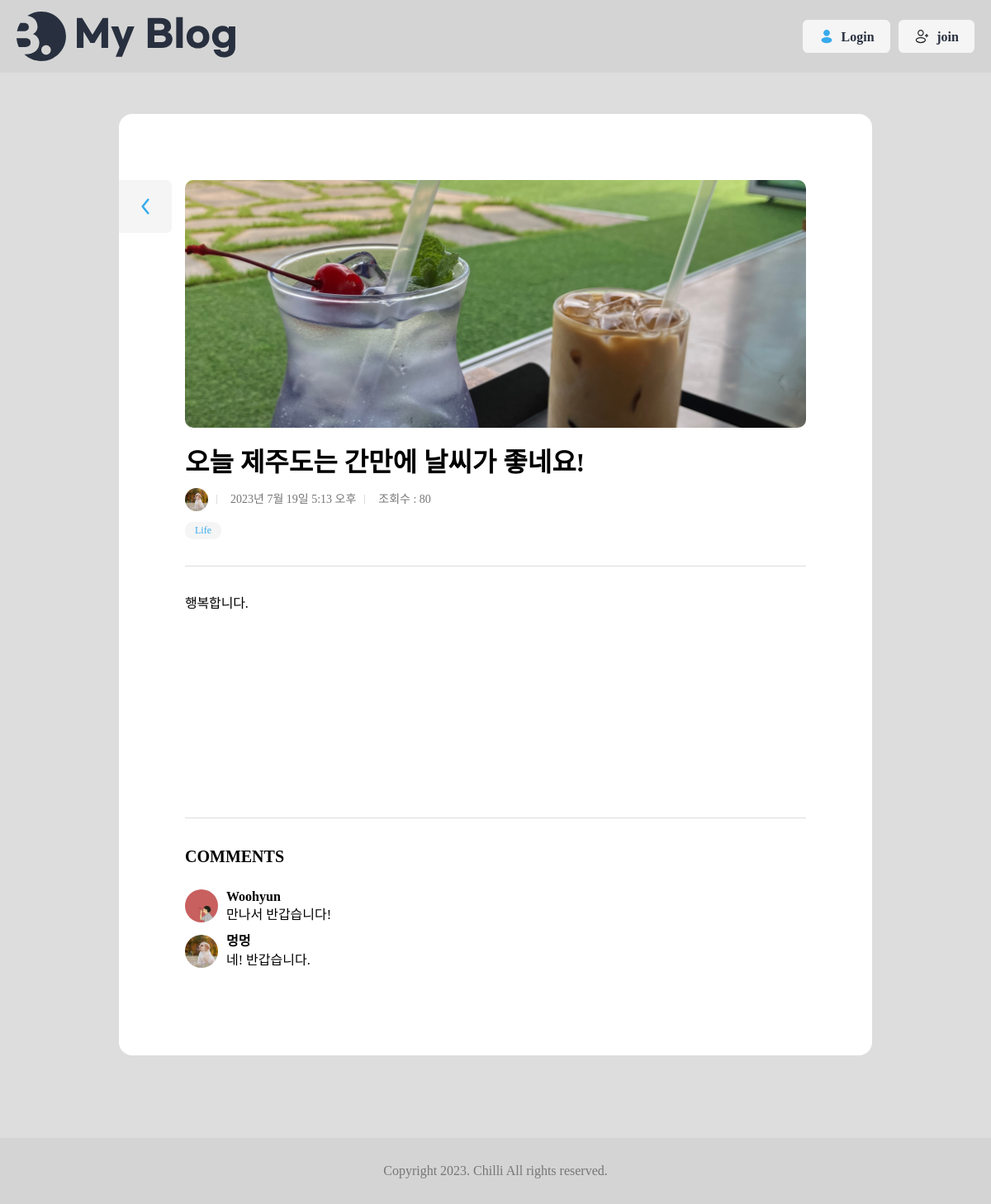
/blog/18/, run on the app's committed database.
### blog/models.py (models this page shows, shortened)
class Post(models.Model):
    title = models.CharField(max_length=30)
    content = models.TextField()
    writer = models.ForeignKey(User, on_delete=models.CASCADE)
    status = models.CharField(default='active', max_length=20)
    category = models.CharField(max_length=30)
    thumbnail = models.ImageField(upload_to='blog/media',null=True,blank=True)
    views = models.IntegerField(default=0)
    created_at = models.DateTimeField(auto_now_add=True)
    updated_at = models.DateTimeField(auto_now=True)

class Comment(models.Model):
    post = models.ForeignKey(Post, on_delete=models.CASCADE)
    content = models.CharField(max_length=30)
    writer = models.ForeignKey(User, on_delete=models.CASCADE)
    status = models.CharField(default='active', max_length=20)
    created_at = models.DateTimeField(auto_now_add=True)

### user/models.py (models this page shows)
class Profile(models.Model):
    user = models.OneToOneField('User', on_delete=models.CASCADE)
    name = models.CharField(default='닉네임', max_length=50, null=True, blank=True)
    avatarUrl = models.ImageField(upload_to='user/media',null=True)
    aboutMe = models.TextField(default='자신을 소개해주세요 :)',null=True, blank=True)
    created_at = models.DateTimeField(auto_now_add=True)
    updated_at = models.DateTimeField(auto_now=True)

class User(AbstractUser):
    username = None
    email = models.EmailField(unique=True, max_length=255)
    is_profile = models.BooleanField(default=False)
    is_staff = models.BooleanField(default=False)
    is_superuser = models.BooleanField(default=False)
    is_active = models.BooleanField(default=True)
    date_joined = models.DateTimeField(auto_now_add=True)
    last_login = models.DateTimeField(auto_now=True, null=True, blank=True)
    USERNAME_FIELD = 'email'
    EMAIL_FIELD = 'email'
    REQUIRED_FIELDS = []
    objects = UserManager()

### blog/views.py (the view)
# urls.py: path('<int:pk>/', Detail.as_view() , name='detail'),
class Detail(View):
    def get(self, request, pk):
        try:
            post = Post.objects.get(pk=pk)
        except:
            return render(request,'blog/error.html')
        else:
            if post.status == 'active':
                post.views = post.views + 1
                post.save()
                comments = Comment.objects.filter(post=post,status='active')
                comment_form = CommentForm()
                context = {
                    'post': post,
                    'comments': comments,
                    'comment_form': comment_form,
                }
                return render(request,'blog/post_view.html', context)
            return render(request,'blog/error.html')

### blog/templates/blog/post_view.html (shortened to what this page needs)
{% extends 'base.html' %}
{% load static %}
{% block content %}
	<div class="view">
		<div class="max-width">
			<section class="wrap-box">
				<div class="inner">
					{% if post.thumbnail %}
						<div class="img-wrap" style="background-image: url({{ post.thumbnail }}); background-size: cover; background-position: center;">
						</div>
					{% endif %}
					<div class="title-wrap">
						<h2>{{ post.title }}</h2>
					</div>
					<dl class="author-wrap">
						<dd class="author">
							{% if post.writer.profile.avatarUrl.url %}
								<img src="{{ post.writer.profile.avatarUrl.url }}" alt="" />
							{% else %}
								<img src="{%static 'user/image/basic_profile.jpg'%}" alt=""/>
							{% endif %}
						</dd>
						<dd class="created">{{ post.created_at }}</dd>
						<dd class="views">조회수 : {{ post.views }}</dd>
					</dl>
					<dl class="category">
						<dd>{{ post.category }}</dd>
					</dl>
					<hr />
					<div class="view-contents">
						{{ post.content | safe }}
					</div>
					<hr />
					<h3 class='comment_title'>Comments</h3>
					<ul class='post_comments'>
						{% if comments %}
						{% for comment in comments %}
							<li class='post_comment'>
								<img class='comment_writer_avatar' src={{comment.writer.profile.avatarUrl.url}}></img>
								<div class='comment_writer_info'>
									<p class='comment_writer_name'>{{ comment.writer.profile.name }}</p>
									<p class='comment_writer_content'>{{ comment.content }}</p>
								</div>
							</li>
						{% endfor %}
						{% else %}
							<li>댓글이 없습니다.</li>
						{% endif %}
					</ul>
					<a href="{% url 'blog:list' %}" class="btn-back">
					</a>
			</section>
		</div>
	</div>
{% endblock %}

### static/blog/css/global.css (style rules this page uses)
:root { --main-color: rgb(55, 170, 236); --main-rgb: 55, 171, 236; --outline-border: rgb(55, 160, 236); --red-color: rgb(243, 124, 75); --red-rgb: 243, 124, 75; --black-color: #28303f; --white-color: #fff; --gray-color: #767676; --border-color: #ddd; --gray-background-light: #dddddd; --gray-background: #f5f5f5; --gray-text: #6f6f6f; --border-radius: 0.4em; }
h1, a, div, p, section, article, input, textarea { box-sizing: border-box; }
a { text-decoration: none; color: inherit; }
html { font-size: 10px; }
body { font-size: 1.6rem; line-height: 1.4; }
a { border-radius: 0.8rem; overflow: hidden; }
img { vertical-align: bottom; }
body { background: var(--gray-background-light); }
.max-width { width: 1300px; max-width: calc(100% - 4rem); margin: 0 auto; }

### static/blog/css/button.css (style rules this page uses)
.btn-back { width: 6.4rem; height: 6.4rem; border-radius: 0 var(--border-radius) var(--border-radius) 0; background: var(--gray-background) url(../assets/ArrowLeft-blue.svg) no-repeat 50% 50% / 4rem; font-size: 1.6rem; }

### static/blog/css/category.css (style rules this page uses)
.category { display: flex; flex-wrap: wrap; color: var(--main-color); }
.category dd { margin-right: 0.4rem; padding: 0.2rem 1.2rem; border-radius: calc(var(--border-radius) * 2); background: var(--gray-background); font-size: 1.2rem; }

### static/blog/css/author.css (style rules this page uses)
.author-wrap { display: flex; gap: 1rem; color: #767676; font-size: 1.2rem; }
.author-wrap dd { display: flex; align-items: center; gap: 0.6rem; margin-bottom: 1rem; }
.author img { width: 2em; height: 2em; border-radius: 50%; }
.created::before { content: ""; display: block; width: 1px; height: 0.8em; margin-right: 1rem; background: var(--border-color); }
.views::before { content: ""; display: block; width: 1px; height: 0.8em; margin-right: 1rem; background: var(--border-color); }

### static/blog/css/post.css (style rules this page uses)
.img-wrap { width: 100%; height: 30rem; }

### static/blog/css/main.css (style rules this page uses)
main h3 { font-size: 1.8rem; font-weight: bold; margin-top: 1rem; margin-bottom: 2rem; }

### static/blog/css/wrapbox.css (style rules this page uses)
.wrap-box { position: relative; width: 60rem; max-width: calc(100% - 4rem); padding: 8rem 0; border-radius: var(--border-radius); background: var(--white-color); font-size: 4rem; transition: all 0.3s; margin-top: 5rem; margin-left: auto; margin-right: auto; }
.wrap-box .inner { width: 39.2rem; max-width: calc(100% - 8rem); margin: 0 auto; font-size: 1.6rem; }
.wrap-box h2 { margin-bottom: 4.8rem; font-size: 3.2rem; font-weight: bold; text-transform: uppercase; }
.wrap-box ul { margin-bottom: 2.4rem; }
.mypage .wrap-box, .view .wrap-box, .write .wrap-box { width: 91.2rem; max-width: 100%; padding: 8rem; }
.view .wrap-box .inner, .write .wrap-box .inner { width: 100%; max-width: 100%; }
.wrap-box hr { border: 1px solid var(--border-color); border-width: 1px 0 0 0; margin: 3.2rem 0; }

### static/blog/css/view.css (style rules this page uses)
.view .wrap-box h2 { margin-bottom: 0; }
.view-contents p { font-size: 1.6rem; line-height: 1.6; text-align: justify; letter-spacing: -0.01em; }
.inner .img-wrap { border-radius: 1rem; }
.view .wrap-box .author-wrap { height: 3.4rem; font-size: 1.4rem; }
.title-wrap { display: flex; align-items: flex-end; justify-content: space-between; gap: 8rem; margin-bottom: 1rem; margin-top: 2rem; font-size: 1.6rem; }
.title-wrap h2 { width: 100%; text-transform: none; }
.view-contents { min-height: 30vh; }
.title-wrap h2 { font-size: 3.2rem; font-weight: bold; }
.view .wrap-box .btn-back { position: absolute; top: 8rem; left: 0; }
.view .category { margin: 0.5rem 0 1rem 0; }

### static/blog/css/comment.css (style rules this page uses)
.post_comments { margin-top: 2.4rem; }
.post_comment { display: flex; justify-content: flex-start; align-items: center; margin-top: 1rem; }
.comment_title { margin-bottom: 1rem; font-size: 2rem; font-weight: bold; text-transform: uppercase; }
.comment_writer_avatar { width: 4rem; height: 4rem; object-fit: cover; border-radius: 50%; margin-right: 1rem; }
.comment_writer_name { font-weight: bold; }

### data on the page
Post: thumbnail (picture), title "오늘 제주도는 간만에 날씨가 좋네요!", writer.profile.avatarUrl (picture), created_at "2023년 7월 19일 5:13 오후", views "80", category "Life", content "행복합니다."
Comment: writer.profile.avatarUrl (picture), writer.profile.name "Woohyun", content "만나서 반갑습니다!"
Comment: writer.profile.avatarUrl (picture), writer.profile.name "멍멍", content "네! 반갑습니다."
